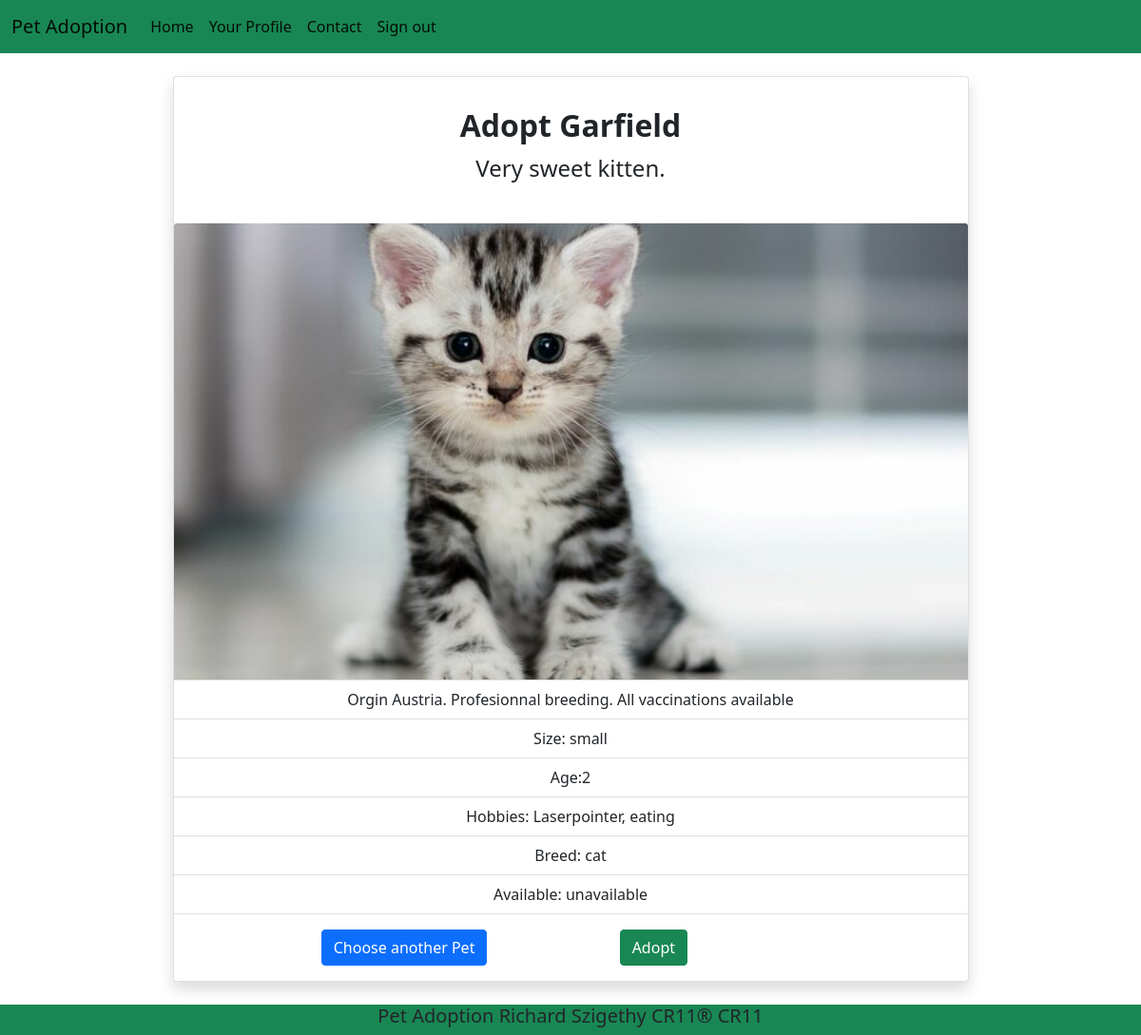
/info.php?animal_id=10 (signed in), run on the app's committed database.
### tables this page shows
CREATE TABLE `animals` (
  `animal_id` int(11) NOT NULL,
  `name` varchar(255) NOT NULL,
  `picture` varchar(255) DEFAULT NULL,
  `orgin_and_treatment` varchar(255) NOT NULL,
  `description` varchar(255) NOT NULL,
  `size` enum('small','big') NOT NULL,
  `age` varchar(255) NOT NULL,
  `hobbies` varchar(255) NOT NULL,
  `breed` varchar(255) NOT NULL,
  `status` enum('available','unavailable') NOT NULL
);

### info.php (the view, shortened to what this page needs)
<?php
require_once 'components/db_connect.php';
if ($_GET['animal_id']) {
    $animal_id = $_GET['animal_id'];
    $sql = "SELECT * FROM animals WHERE animal_id = {$animal_id}";
    $result = mysqli_query($connect, $sql);
    if (mysqli_num_rows($result) == 1) {
        $data = mysqli_fetch_assoc($result);
        $animal_id = $data['animal_id'];
        $name = $data['name'];
        $picture = $data['picture'];
        $orgin = $data['orgin_and_treatment'];
        $description = $data['description'];
        $size = $data['size'];
        $age = $data['age'];
        $hobbies = $data['hobbies'];
        $breed = $data['breed'];
        $status = $data['status'];
    } else {
        header("location: animals/error.php");
    }
} else {
    header("location: animals/error.php");
}
?>
<!DOCTYPE html>
<html lang="en">
<head>
<link rel="stylesheet" href="style/info.css">
<?php require_once 'components/boot.php'?>
</head>
<body>
<?php require_once 'components/navigation1.php'?>
<div class="container d-flex justify-content-center">
           <div class="card w-75 shadow m-4 text-center" >
           <div class="card-body mt-3 ">
           <h5 class="card-title fw-bolder fs-2">Adopt <?php echo $name ?></h5>
           <p class="card-text fs-4"><?php echo $description ?></p>
           </div>
           <img src="products/pictures/<?= $picture;?>" class="card-img-top mt-4" >
                <ul class="list-group list-group-flush">
                    <li class="list-group-item"><p class="card-text">Orgin <?php echo $orgin ?></p></li>
                    <li class="list-group-item"><p class="card-text">Size: <?php echo $size ?></p></li>
                    <li class="list-group-item">
                        <p class="card-text">Age:<?php echo $age ?></p></li>
                    <li class="list-group-item"><p class="card-text">Hobbies: <?= $hobbies?> </p></li>
                    <li class="list-group-item"><p class="card-text">Breed: <?= $breed?> </p></li>
                    <li class="list-group-item"><p class="card-text">Available: <?= $status;?></p></li>
                </ul>
                <div class="card-body d-flex justify-content-evenly">
                    <a href="index.php" ><button class= 'btn btn-primary' type= "button"><i class="fas fa-reply"></i> Choose another Pet</button></a>
                    <a href="adopt.php?animal_id=<?php echo $animal_id ?>"><button class='btn btn-success' type='button' title='Adopt Pet'>Adopt</button><a>
                </div>
       </div>
       </div>
       <footer>
        <?php include_once 'components/footer.php';?>
    </footer>
</body>
</html>

### style/info.css (style rules this page uses)
.card-img-top { margin: 0 auto; width: 50%; height: 30rem; object-fit: cover; }

### data on the page
animals: name "Garfield", description "Very sweet kitten.", picture (picture), orgin_and_treatment "Austria. Profesionnal breeding. All vaccinations available", size "small", age "2", hobbies "Laserpointer, eating", breed "cat", status "unavailable"
